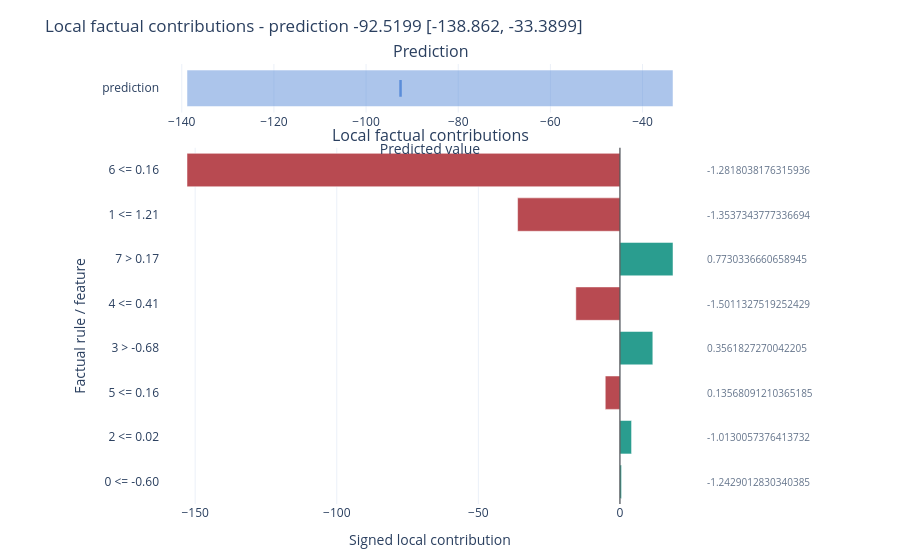

Write notebook code for a chart like this one.
### Code cell
reg_factual[0].plot(
    style="plotly.local.factual_bars",
    show=True,
    uncertainty=True,
    filter_top=6,
);

### Figure 1 — Plotly figure (JSON) as saved in the notebook; plotly's stock layout.template omitted (floating-point values rounded to 4 significant figures)
{"data": [{"base": [-138.9], "hovertemplate": "%{hovertext}<extra></extra>", "hovertext": ["prediction: -92.5199<br>Interval: [-138.862, -33.3899]"], "marker": {"color": "#5b8dd9", "opacity": 0.5}, "name": "prediction: prediction", "orientation": "h", "showlegend": false, "type": "bar", "x": [105.5], "xaxis": "x", "y": ["prediction"], "yaxis": "y"}, {"hovertemplate": "%{hovertext}<extra></extra>", "hovertext": ["prediction: -92.5199<br>Interval: [-138.862, -33.3899]"], "marker": {"color": "#5b8dd9", "line": {"color": "#5b8dd9", "width": 2.5}, "size": 12, "symbol": "line-ns-open"}, "mode": "markers", "name": "marker: prediction", "showlegend": false, "type": "scatter", "x": [-92.52], "xaxis": "x", "y": ["prediction"], "yaxis": "y"}, {"hovertemplate": "%{hovertext}<extra></extra>", "hovertext": ["Rule: 6 <= 0.16<br>Feature: 6<br>Feature index: 6<br>Current value: -1.2818038176315936<br>Contribution: -152.883<br>Contribution interval: [-212.013, -106.542]<br>Interval width: 105.472<br>Crosses zero: no<br>Prediction: -92.5199<br>Prediction interval: [-138.862, -33.3899]<br>Task: regression<br>Mode: regression", "Rule: 1 <= 1.21<br>Feature: 1<br>Feature index: 1<br>Current value: -1.3537343777336694<br>Contribution: -36.146<br>Contribution interval: [-95.276, 10.1956]<br>Interval width: 105.472<br>Crosses zero: yes<br>Prediction: -92.5199<br>Prediction interval: [-138.862, -33.3899]<br>Task: regression<br>Mode: regression", "Rule: 7 > 0.17<br>Feature: 7<br>Feature index: 7<br>Current value: 0.7730336660658945<br>Contribution: +18.733<br>Contribution interval: [-40.397, 65.0746]<br>Interval width: 105.472<br>Crosses zero: yes<br>Prediction: -92.5199<br>Prediction interval: [-138.862, -33.3899]<br>Task: regression<br>Mode: regression", "Rule: 4 <= 0.41<br>Feature: 4<br>Feature index: 4<br>Current value: -1.5011327519252429<br>Contribution: -15.5779<br>Contribution interval: [-74.7079, 30.7637]<br>Interval width: 105.472<br>Crosses zero: yes<br>Prediction: -92.5199<br>Prediction interval: [-138.862, -33.3899]<br>Task: regression<br>Mode: regression", "Rule: 3 > -0.68<br>Feature: 3<br>Feature index: 3<br>Current value: 0.3561827270042205<br>Contribution: +11.6066<br>Contribution interval: [-47.5233, 57.9483]<br>Interval width: 105.472<br>Crosses zero: yes<br>Prediction: -92.5199<br>Prediction interval: [-138.862, -33.3899]<br>Task: regression<br>Mode: regression", "Rule: 5 <= 0.16<br>Feature: 5<br>Feature index: 5<br>Current value: 0.13568091210365185<br>Contribution: -5.18718<br>Contribution interval: [-64.3171, 41.1545]<br>Interval width: 105.472<br>Crosses zero: yes<br>Prediction: -92.5199<br>Prediction interval: [-138.862, -33.3899]<br>Task: regression<br>Mode: regression", "Rule: 2 <= 0.02<br>Feature: 2<br>Feature index: 2<br>Current value: -1.0130057376413732<br>Contribution: +4.09815<br>Contribution interval: [-55.0318, 50.4398]<br>Interval width: 105.472<br>Crosses zero: yes<br>Prediction: -92.5199<br>Prediction interval: [-138.862, -33.3899]<br>Task: regression<br>Mode: regression", "Rule: 0 <= -0.60<br>Feature: 0<br>Feature index: 0<br>Current value: -1.2429012830340385<br>Contribution: +0.569325<br>Contribution interval: [-58.5606, 46.911]<br>Interval width: 105.472<br>Crosses zero: yes<br>Prediction: -92.5199<br>Prediction interval: [-138.862, -33.3899]<br>Task: regression<br>Mode: regression"], "marker": {"color": ["#b84a51", "#b84a51", "#2a9d8f", "#b84a51", "#2a9d8f", "#b84a51", "#2a9d8f", "#2a9d8f"]}, "name": "contribution", "orientation": "h", "type": "bar", "x": [-152.9, -36.15, 18.73, -15.58, 11.61, -5.187, 4.098, 0.5693], "xaxis": "x2", "y": ["6 <= 0.16", "1 <= 1.21", "7 > 0.17", "4 <= 0.41", "3 > -0.68", "5 <= 0.16", "2 <= 0.02", "0 <= -0.60"], "yaxis": "y2"}], "layout": {"annotations": [{"font": {"size": 16}, "showarrow": false, "text": "Prediction", "x": 0.5, "xanchor": "center", "xref": "paper", "y": 1, "yanchor": "bottom", "yref": "paper"}, {"font": {"size": 16}, "showarrow": false, "text": "Local factual contributions", "x": 0.5, "xanchor": "center", "xref": "paper", "y": 0.8096, "yanchor": "bottom", "yref": "paper"}, {"align": "left", "font": {"color": "#64748b", "size": 10}, "showarrow": false, "text": "-1.2818038176315936", "x": 1.01, "xanchor": "left", "xref": "paper", "y": "6 <= 0.16", "yref": "y2"}, {"align": "left", "font": {"color": "#64748b", "size": 10}, "showarrow": false, "text": "-1.3537343777336694", "x": 1.01, "xanchor": "left", "xref": "paper", "y": "1 <= 1.21", "yref": "y2"}, {"align": "left", "font": {"color": "#64748b", "size": 10}, "showarrow": false, "text": "0.7730336660658945", "x": 1.01, "xanchor": "left", "xref": "paper", "y": "7 > 0.17", "yref": "y2"}, {"align": "left", "font": {"color": "#64748b", "size": 10}, "showarrow": false, "text": "-1.5011327519252429", "x": 1.01, "xanchor": "left", "xref": "paper", "y": "4 <= 0.41", "yref": "y2"}, {"align": "left", "font": {"color": "#64748b", "size": 10}, "showarrow": false, "text": "0.3561827270042205", "x": 1.01, "xanchor": "left", "xref": "paper", "y": "3 > -0.68", "yref": "y2"}, {"align": "left", "font": {"color": "#64748b", "size": 10}, "showarrow": false, "text": "0.13568091210365185", "x": 1.01, "xanchor": "left", "xref": "paper", "y": "5 <= 0.16", "yref": "y2"}, {"align": "left", "font": {"color": "#64748b", "size": 10}, "showarrow": false, "text": "-1.0130057376413732", "x": 1.01, "xanchor": "left", "xref": "paper", "y": "2 <= 0.02", "yref": "y2"}, {"align": "left", "font": {"color": "#64748b", "size": 10}, "showarrow": false, "text": "-1.2429012830340385", "x": 1.01, "xanchor": "left", "xref": "paper", "y": "0 <= -0.60", "yref": "y2"}], "bargap": 0.25, "margin": {"b": 56, "l": 160, "r": 200, "t": 64}, "shapes": [{"line": {"color": "#333333", "width": 1}, "type": "line", "x0": 0, "x1": 0, "xref": "x2", "y0": 0, "y1": 1, "yref": "y2 domain"}], "showlegend": false, "title": {"text": "Local factual contributions - prediction -92.5199 [-138.862, -33.3899]"}, "xaxis": {"anchor": "y", "domain": [0, 1], "title": {"text": "Predicted value"}}, "xaxis2": {"anchor": "y2", "domain": [0, 1], "title": {"text": "Signed local contribution"}}, "yaxis": {"anchor": "x", "autorange": "reversed", "domain": [0.8896, 1]}, "yaxis2": {"anchor": "x2", "autorange": "reversed", "domain": [0, 0.8096], "title": {"text": "Factual rule / feature"}}}}
